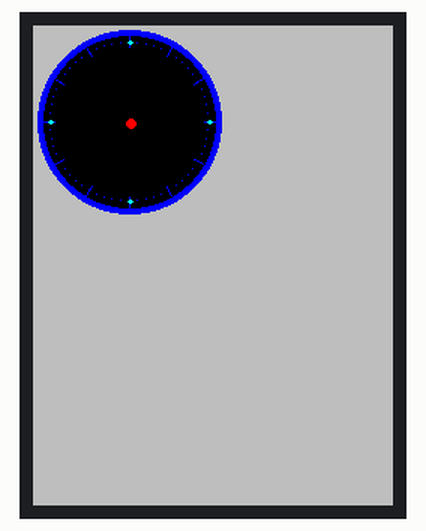
Bench run of a sketch on a simulated ESP32. Parts: 240×320 colour display.

Above: at 0.3 s.
At 4.3 s:
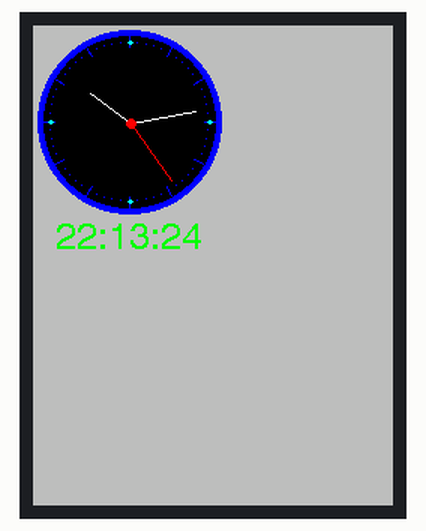
At 9.3 s:
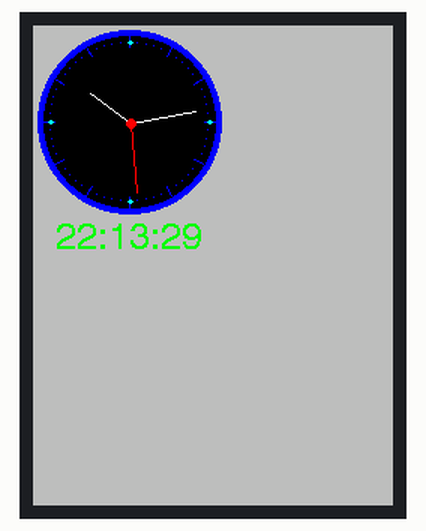
At 19.3 s:
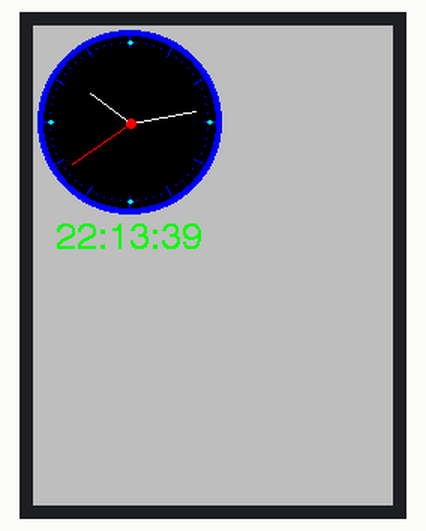
At 28.3 s:
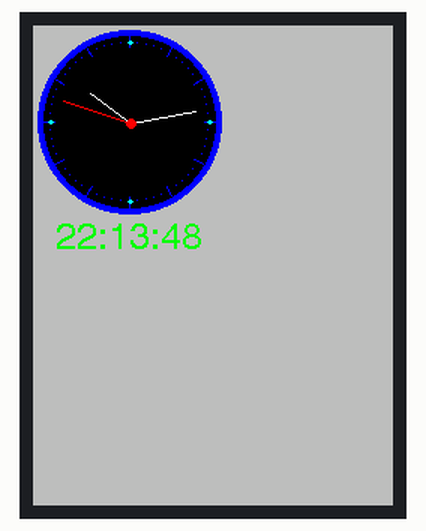
At 38.3 s:
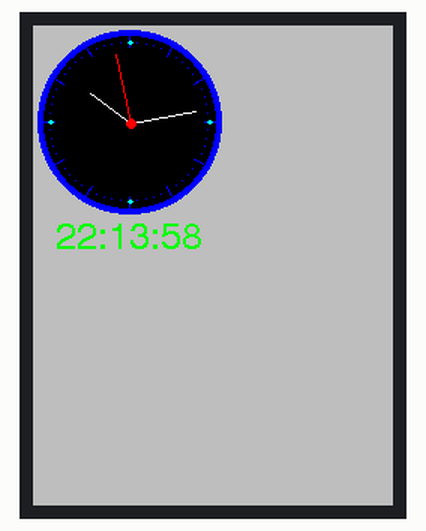

The sketch:

TFT_Clock.ino
```cpp
/*
 An example analogue clock using a TFT LCD screen to show the time
 use of some of the drawing commands with the ST7735 library.

 For a more accurate clock, it would be better to use the RTClib library.
 But this is just a demo.

 Uses compile time to set the time so a reset will start with the compile time again

 Gilchrist 6/2/2014 1.0
 Updated by Bodmer
 */

#include <TFT_eSPI.h> // Graphics and font library for ST7735 driver chip
#include <SPI.h>

TFT_eSPI tft = TFT_eSPI();  // Invoke library, pins defined in User_Setup.h

#define TFT_GREY 0xBDF7

float sx = 0, sy = 1, mx = 1, my = 0, hx = -1, hy = 0;    // Saved H, M, S x & y multipliers
float sdeg=0, mdeg=0, hdeg=0;
uint16_t osx=64, osy=64, omx=64, omy=64, ohx=64, ohy=64;  // Saved H, M, S x & y coords
uint16_t x0=0, x1=0, yy0=0, yy1=0;
uint32_t targetTime = 0;                    // for next 1 second timeout

static uint8_t conv2d(const char* p) {
  uint8_t v = 0;
  if ('0' <= *p && *p <= '9')
    v = *p - '0';
  return 10 * v + *++p - '0';
}

uint8_t hh=conv2d(__TIME__), mm=conv2d(__TIME__+3), ss=conv2d(__TIME__+6);  // Get H, M, S from compile time

bool initial = 1;


void setup(void) {
  tft.init();
  tft.setRotation(0);
  tft.fillScreen(TFT_GREY);
  tft.setTextColor(TFT_GREEN, TFT_GREY);  // Adding a black background colour erases previous text automatically

  // Draw clock face
  tft.fillCircle(64, 64, 61, TFT_BLUE);
  tft.fillCircle(64, 64, 57, TFT_BLACK);

  // Draw 12 lines
  for(int i = 0; i<360; i+= 30) {
    sx = cos((i-90)*0.0174532925);
    sy = sin((i-90)*0.0174532925);
    x0 = sx*57+64;
    yy0 = sy*57+64;
    x1 = sx*50+64;
    yy1 = sy*50+64;

    tft.drawLine(x0, yy0, x1, yy1, TFT_BLUE);
  }

  // Draw 60 dots
  for(int i = 0; i<360; i+= 6) {
    sx = cos((i-90)*0.0174532925);
    sy = sin((i-90)*0.0174532925);
    x0 = sx*53+64;
    yy0 = sy*53+64;

    tft.drawPixel(x0, yy0, TFT_BLUE);
    if(i==0 || i==180) tft.fillCircle(x0, yy0, 1, TFT_CYAN);
    if(i==0 || i==180) tft.fillCircle(x0+1, yy0, 1, TFT_CYAN);
    if(i==90 || i==270) tft.fillCircle(x0, yy0, 1, TFT_CYAN);
    if(i==90 || i==270) tft.fillCircle(x0+1, yy0, 1, TFT_CYAN);
  }

  tft.fillCircle(65, 65, 3, TFT_RED);

  // Draw text at position 64,125 using fonts 4
  // Only font numbers 2,4,6,7 are valid. Font 6 only contains characters [space] 0 1 2 3 4 5 6 7 8 9 : . a p m
  // Font 7 is a 7 segment font and only contains characters [space] 0 1 2 3 4 5 6 7 8 9 : .


  // tft.drawCentreString("Time flies",64,130,4);


  targetTime = millis() + 1000;
}

void loop() {
  if (targetTime < millis()) {
    targetTime = millis()+1000;
    ss++;              // Advance second
    if (ss==60) {
      ss=0;
      mm++;            // Advance minute
      if(mm>59) {
        mm=0;
        hh++;          // Advance hour
        if (hh>23) {
          hh=0;
        }
      }
    }

    // Pre-compute hand degrees, x & y coords for a fast screen update
    sdeg = ss*6;                  // 0-59 -> 0-354
    mdeg = mm*6+sdeg*0.01666667;  // 0-59 -> 0-360 - includes seconds
    hdeg = hh*30+mdeg*0.0833333;  // 0-11 -> 0-360 - includes minutes and seconds
    hx = cos((hdeg-90)*0.0174532925);
    hy = sin((hdeg-90)*0.0174532925);
    mx = cos((mdeg-90)*0.0174532925);
    my = sin((mdeg-90)*0.0174532925);
    sx = cos((sdeg-90)*0.0174532925);
    sy = sin((sdeg-90)*0.0174532925);

    if (ss==0 || initial) {
      initial = 0;
      // Erase hour and minute hand positions every minute
      tft.drawLine(ohx, ohy, 65, 65, TFT_BLACK);
      ohx = hx*33+65;
      ohy = hy*33+65;
      tft.drawLine(omx, omy, 65, 65, TFT_BLACK);
      omx = mx*44+65;
      omy = my*44+65;
    }

      // Redraw new hand positions, hour and minute hands not erased here to avoid flicker
      tft.drawLine(osx, osy, 65, 65, TFT_BLACK);
      tft.drawLine(ohx, ohy, 65, 65, TFT_WHITE);
      tft.drawLine(omx, omy, 65, 65, TFT_WHITE);
      osx = sx*47+65;
      osy = sy*47+65;
      tft.drawLine(osx, osy, 65, 65, TFT_RED);

    tft.fillCircle(65, 65, 3, TFT_RED);

    int hh1= hh;

    int mm1=mm;
    int ss1=ss;
    char buffer[8];

    sprintf(buffer, "%02d:%02d:%02d", hh1, mm1, ss1);
    String time = String(buffer);

    tft.drawCentreString(time,64,130,4);

  }
}
```

Measured:
- what the display in image 1 shows lasts 1.0 s, from 4.3 s to 5.3 s
